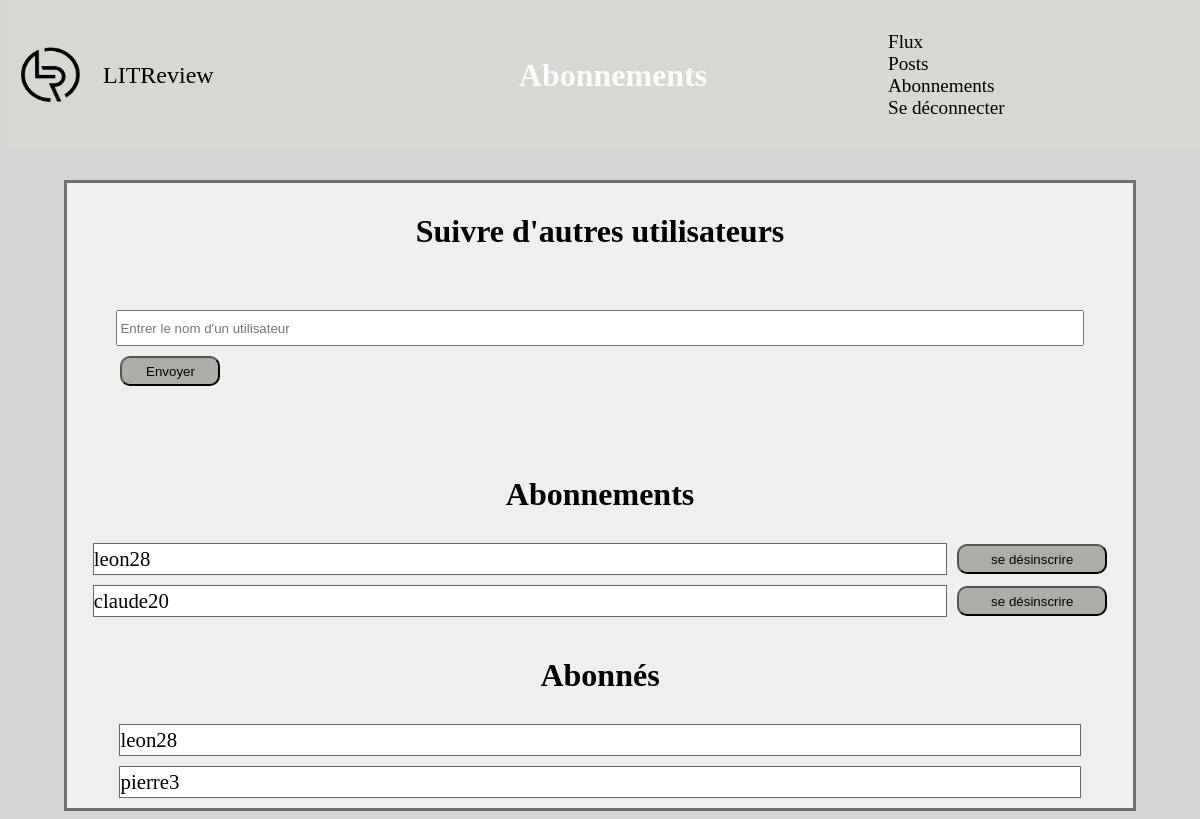
The page /subsription/ (signed in) on the database its author committed.
### review/models.py (models this page shows)
class UserFollows(models.Model):
    user = models.ForeignKey(
        to=settings.AUTH_USER_MODEL, on_delete=models.CASCADE,
        related_name='following')
    followed_user = models.ForeignKey(
        to=settings.AUTH_USER_MODEL, on_delete=models.CASCADE,
        related_name='followed_by')
    class Meta:
        unique_together = ('user', 'followed_user')

### review/views.py (the view)
# urls.py: path('subsription/', views.subscription, name='subscription'),
def subscription(request):
    if request.user.is_authenticated:
        if request.method == 'POST':
            form = service_subscription(request)
        else:
            form = SubsriptionForm()
        context = {
            'form': form,
            'followed': service_followed_users(request)
        }
        return render(
            request,
            "review/subscription.html",
            context
        )
    return redirect('userlogin')

### review/forms.py (shortened to what this page needs)
class SubsriptionForm(forms.Form):
    username = forms.CharField(
        label='Nom', max_length=100,
        widget=forms.TextInput(
            attrs={
                'class': 'subscription_body__form__form',
                'placeholder': "Entrer le nom d'un utilisateur"
            }
        ),
        required=True
    )

### review/services.py (called while the page is built)
def service_followed_users(request):
    followed = []
    followed_users_list = UserFollows.objects.filter(
        user=request.user
    )
    followed_by_list = UserFollows.objects.filter(
        followed_user=request.user
    )
    followed_users_list = followed_users_list.annotate(
        content_type=Value(
            'FOLLOWED_USER', CharField()
        )
    )
    for user in followed_users_list:
        followed.append(user)
    followed_by_list = followed_by_list.annotate(
        content_type=Value(
            'FOLLOWED_BY',
            CharField()
        )
    )
    for user in followed_by_list:
        followed.append(user)
    return followed

### review/templates/review/subscription.html (shortened to what this page needs)
{% extends 'review/base.html' %}
{% block header_page %}
    <div class="header_page">
        <span class="header_page__title">Abonnements</span>
    </div>
{% endblock %}
{% block content %}
    <div class="subscription_body">
        <p class="subscription_body__title">Suivre d'autres utilisateurs</p>
        <form method="post" action="/subsription/" class="subscription_body__form">
            {{ form.username }}
            <div class="subscription_body__form__validate">
                <button type="submit" class="btn">Envoyer</button>
            </div>
        </form>
        <p class="subscription_body__title">Abonnements</p>
        {% for users in followed %}
            {% if users.content_type == 'FOLLOWED_USER' %}
                <div class="subscription_body__followed_users">
                    <span class="subscription_body__followed_users__name">{{users.followed_user}}</span>
                    <form action="/unsubscribeuser/{{users.pk}}" method="get">
                        <button class="btn">se désinscrire</button>
                    </form>
                </div>
            {% endif %}
        {% endfor %}
        <p class="subscription_body__title">Abonnés</p>
        {% for users in followed %}
            {% if users.content_type == 'FOLLOWED_BY' %}
                <span class="subscription_body__followed_by">{{users.user}}</span>
            {% endif %}
        {% endfor %}
    </div>
{% endblock %}

### review/static/review/style.css (style rules this page uses)
body { background-color: rgb(214, 212, 212); }
.header_page { width: 30% }
.header_page { display: flex; flex-direction: column; align-items: center; justify-content: center; width: 30%; }
.header_page__title { color: rgb(253, 253, 253); font-weight: bold; font-size: 3em; text-align: center; width: 100% }
.btn { background-color: rgb(172, 173, 167); display: inline; border-radius: 10px; }
.subscription_body { display: flex; flex-direction: column; align-items: center; background-color: rgb(241, 238, 238); margin-left: auto; margin-right: auto; border: 1mm solid rgba(27, 25, 27, 0.6); width: 90%; }
.subscription_body__title { color:rgb(0, 0, 0); font-weight: bold; font-size: 2em; margin-top: 30px; margin-bottom: 30px; }
.subscription_body__form { display: flex; flex-direction: column; align-items: center; margin-top: 30px; margin-bottom: 50px; width: 100%; }
.subscription_body__form__form { height:30px; margin-left: 30px; margin-right: 30px; width: 90%; }
.subscription_body__form__validate { margin-top: 10px; width: 90%; display: flex; flex-direction: column; height:40px; }
.subscription_body__form__validate .btn { height:30px; width: 100px; }
.subscription_body__followed_users { display: flex; align-items: center; justify-content: center; width: 100%; margin-bottom: 10px; }
.subscription_body__followed_users__name { display: flex; align-items: center; width: 80%; background-color: rgb(255, 255, 255); border: 1px solid rgba(0, 0, 0, 0.6); height:30px; font-size: 1.3em; }
.subscription_body__followed_users .btn { width: 10%; margin-left: 10px; height:30px; width: 150px; }
.subscription_body__followed_by { display: flex; align-items: center; width: 90%; background-color: rgb(255, 255, 255); border: 1px solid rgba(0, 0, 0, 0.6); height:30px; font-size: 1.3em; margin-bottom: 10px; }
@media screen and (max-width: 1280px) { .header_page__title { font-size: 2em; } }
@media screen and (max-width: 1280px) { .subscription_body__followed_users { margin-left: 30px; margin-right: 30px; } }

### rows shown on the page
UserFollows: followed_user "leon28"
UserFollows: followed_user "claude20"
UserFollows: user "leon28"
UserFollows: user "pierre3"
